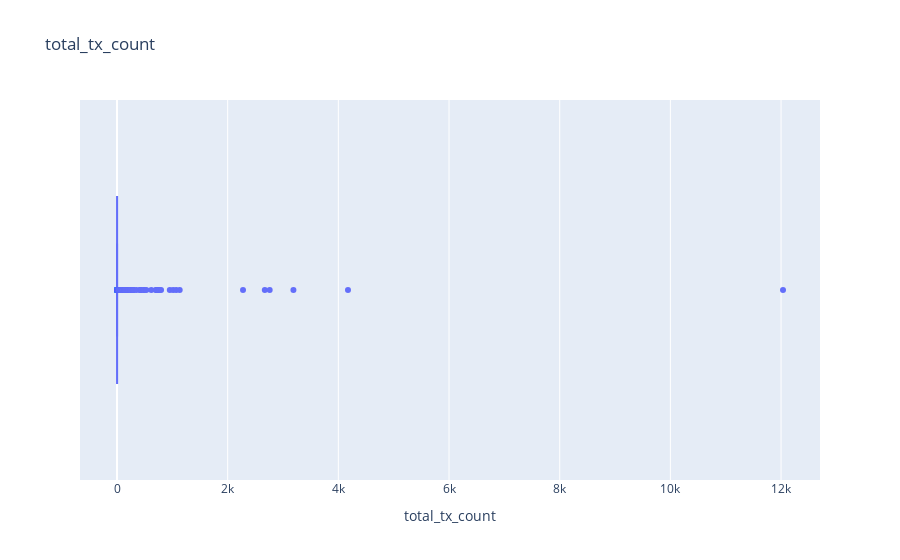

Source (notebook cell):
### Code cell
fig = px.box(df_features, x='total_tx_count', title='total_tx_count')
fig.update_layout(bargap=0.1)
fig.show()

### Figure 1 — Plotly figure (JSON) as saved in the notebook; plotly's stock layout.template omitted (floating-point values rounded to 4 significant figures; data arrays with more than 128 entries replaced by an {"elided": "..."} marker saying what was removed)
{"data": [{"alignmentgroup": "True", "hovertemplate": "total_tx_count=%{x}<extra></extra>", "legendgroup": "", "marker": {"color": "#636efa"}, "name": "", "notched": false, "offsetgroup": "", "orientation": "h", "showlegend": false, "type": "box", "x": {"elided": "15520 int values"}, "x0": " ", "xaxis": "x", "y0": " ", "yaxis": "y"}], "layout": {"bargap": 0.1, "boxmode": "group", "legend": {"tracegroupgap": 0}, "title": {"text": "total_tx_count"}, "xaxis": {"anchor": "y", "domain": [0, 1], "title": {"text": "total_tx_count"}}, "yaxis": {"anchor": "x", "domain": [0, 1]}}}
